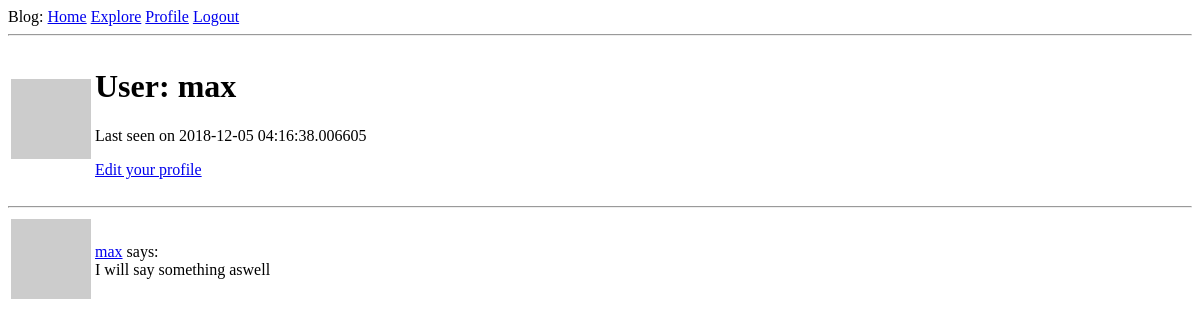
Before: /user/max (signed in) with the older database file.
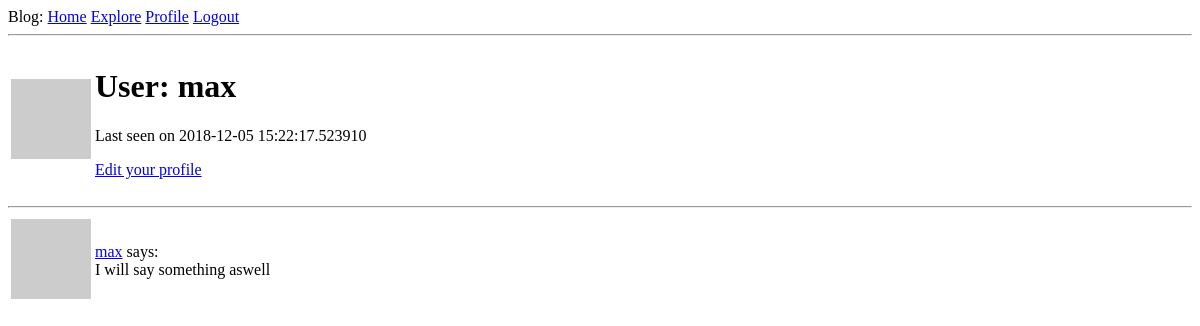
After: the same page with the newer database file.
### app/models.py (models this page shows, shortened)
class User(UserMixin, db.Model):
    id = db.Column(db.Integer, primary_key=True)
    username = db.Column(db.String(64), unique=True, index=True)
    email = db.Column(db.String(128), unique=True, index=True)
    password_hash = db.Column(db.String(128))
    posts = db.relationship('Post', backref='author', lazy='dynamic')
    about_me = db.Column(db.String(140))
    last_seen = db.Column(db.DateTime, default=datetime.utcnow)
    followed = db.relationship(
        'User', secondary=followers,
        primaryjoin=(followers.c.follower_id == id),
        secondaryjoin=(followers.c.followed_id == id),
        backref=db.backref('followers', lazy='dynamic'), lazy='dynamic')
    def avatar(self, size):
        digest = md5(self.email.lower().encode('utf-8')).hexdigest()
        return 'https://www.gravatar.com/avatar/{}?d=identicon&s={}'.format(digest, size)

### app/routes.py (the view)
@app.route('/user/<username>')
@login_required
def user(username):
    user = User.query.filter_by(username=username).first_or_404()
    page = request.args.get('page', 1, type=int)
    posts = user.posts.order_by(Post.timestamp.desc()).paginate(
        page, app.config['POSTS_PER_PAGE'], False)
    next_url = url_for('user', username=user.username, page=posts.next_num) \
        if posts.has_next else None
    prev_url = url_for('user', username=user.username, page=posts.prev_num) \
        if posts.has_prev else None
    return render_template('user.html', user=user, posts=posts.items,
                           next_url=next_url, prev_url=prev_url)

### app/models.py (called while the page is built)
@login.user_loader
def load_user(id):
    return User.query.get(int(id))

### app/routes.py (called while the page is built)
@app.before_request
def before_request():
    if current_user.is_authenticated:
        current_user.last_seen = datetime.utcnow()
        db.session.commit()

### app/templates/user.html (shortened to what this page needs)
{% extends 'base.html' %}
{% block content %}
    <table>
        <tr align="top">
            <td><img src="{{ user.avatar(128) }}" alt=""></td>
            <td>
                <h1>User: {{ user.username }}</h1>
                {% if user.last_seen %}
                    <p>Last seen on {{ user.last_seen }}</p>
                {% endif %}
                {% if user == current_user %}
                    <p><a href="{{ url_for('edit_profile') }}">Edit your profile</a></p>
                {% elif not current_user.is_following(user) %}
                    <p><a href="{{ url_for('follow', username=user.username) }}">Follow</a></p>
                {% else %}
                    <p><a href="{{ url_for('unfollow', username=user.username) }}">Unfollow</a></p>
                {% endif %}
            </td>
        </tr>
    </table>
    <hr>
    {% for post in posts %}
        {% include '_post.html' %}
    {% endfor %}
{% endblock %}

Changed rows visible on the page:
changed User "max": last_seen "2018-12-05 04:16:38.006605" → "2018-12-05 15:22:17.523910"
